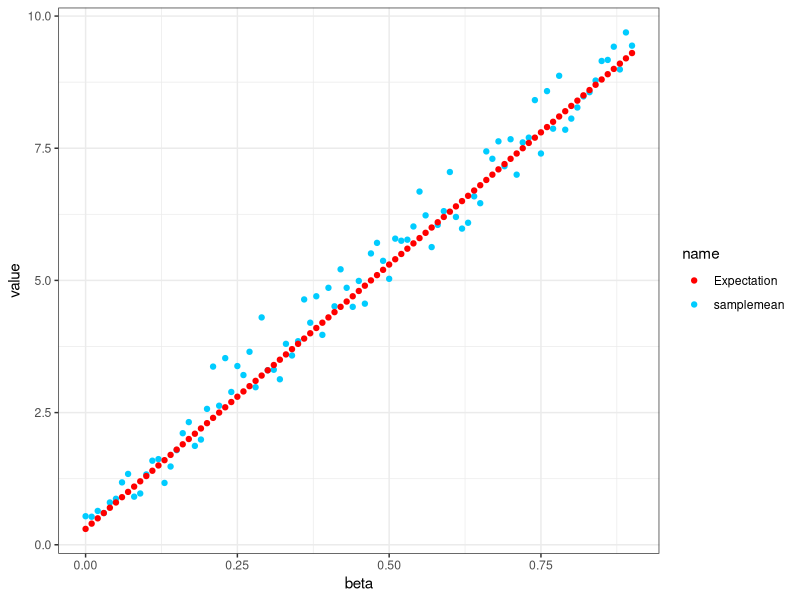
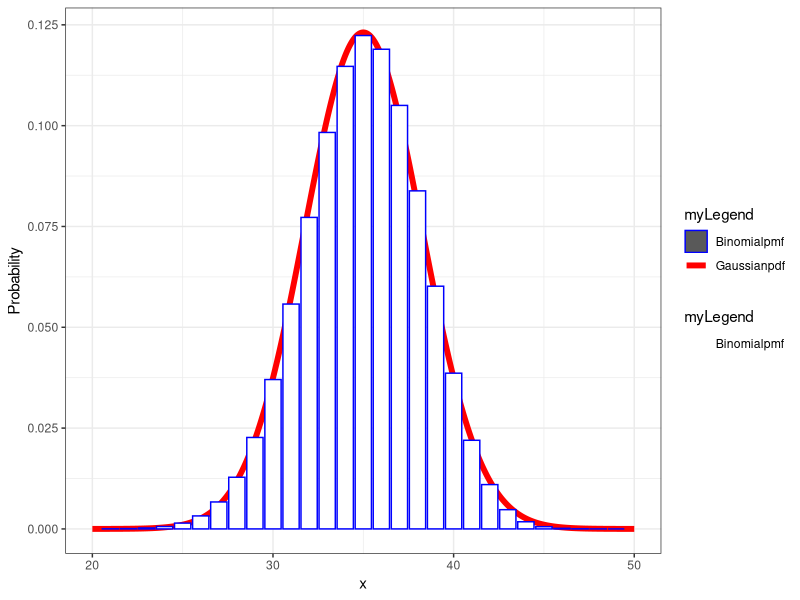
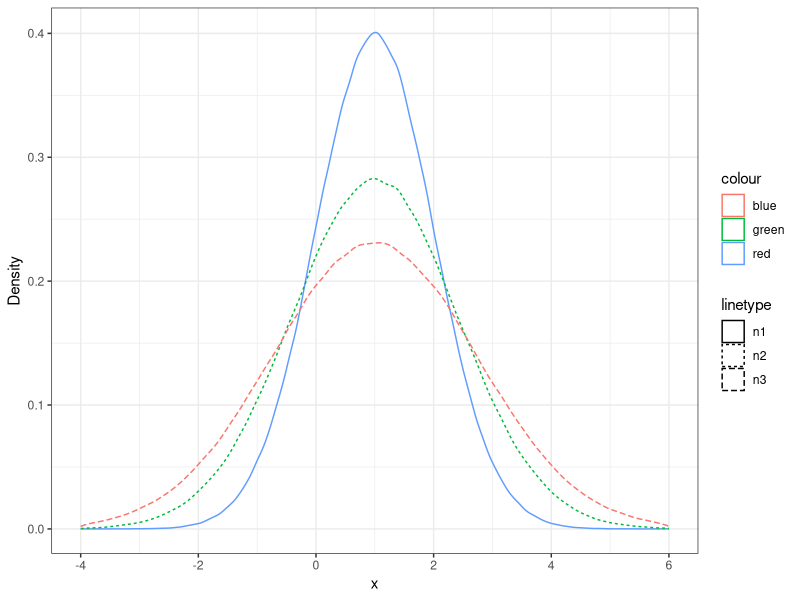
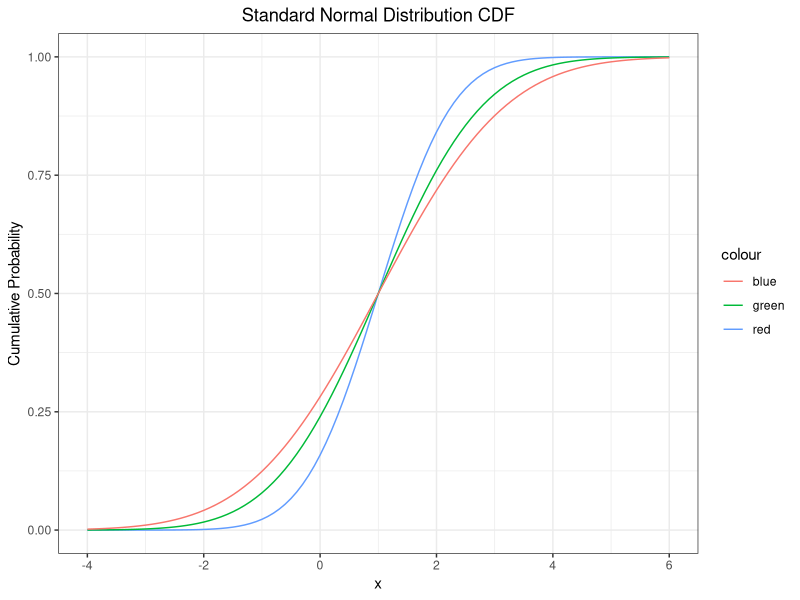
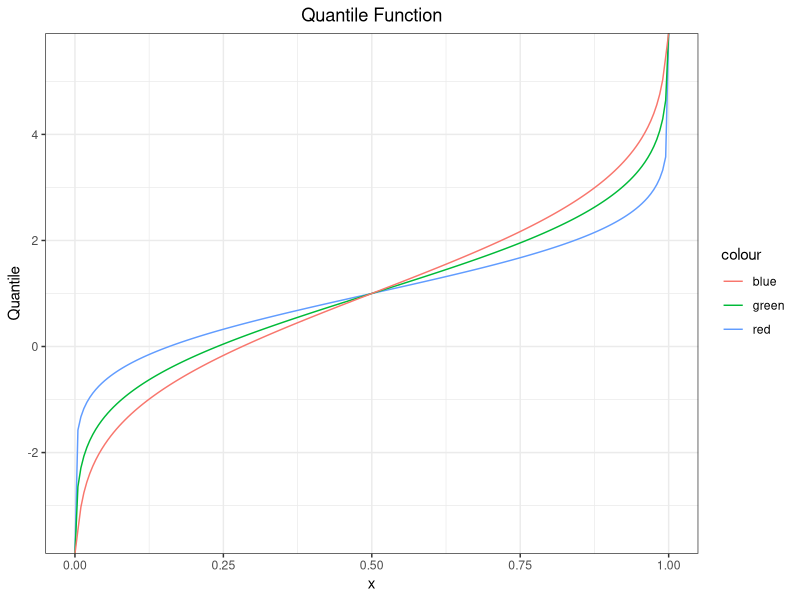
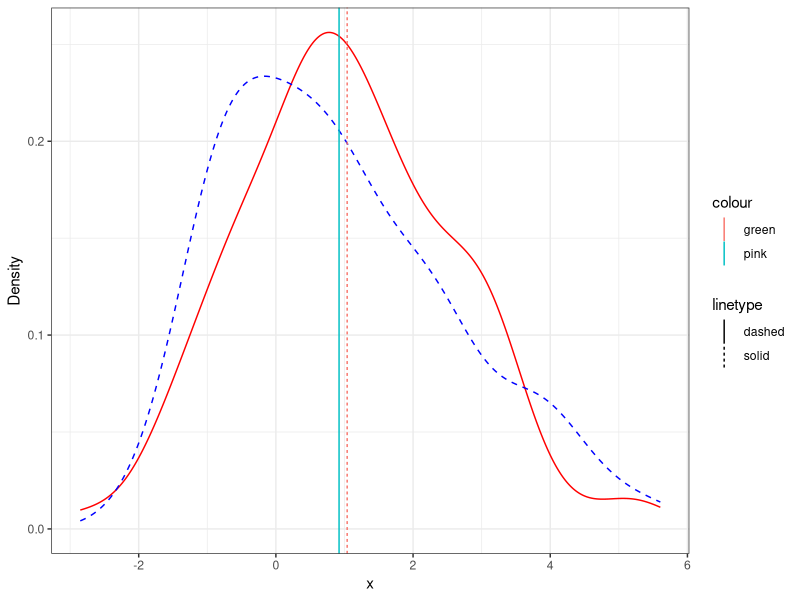
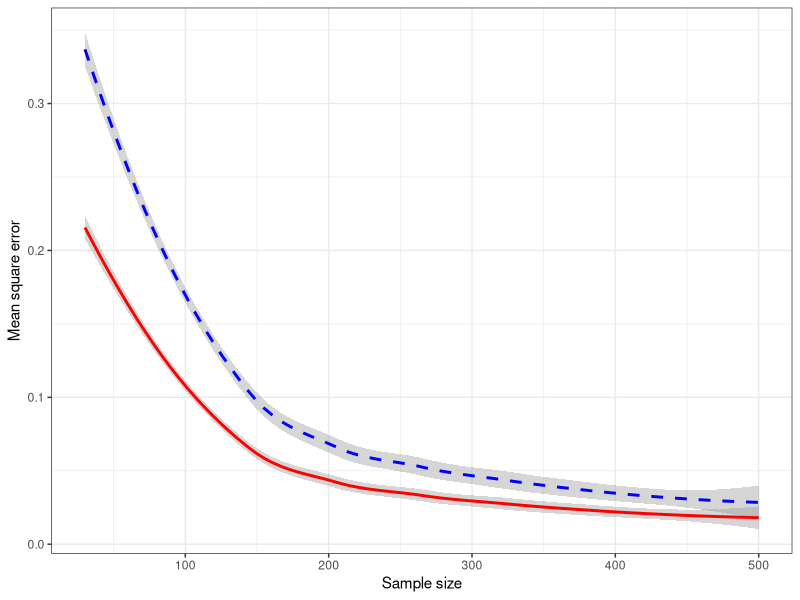

Here is the R script that generated these plots, in order:
## ---- chunk 1
library(tidyverse)
## ---- chunk 2
set.seed(0) 
n<-1000 
sample_X<-data.frame(U=runif(n))%>% 
  mutate(X=case_when( 
    (0<=U)&(U<0.25)~3, 
    (0.25<=U)&(U<0.5)~10, 
    (0.5<=U)&(U<=1)~0)) %>% 
  pull(X)
table_sample_X <- table(sample_X) / 1000
table_sample_X
## ---- chunk 3
sample_X_0310 <- function(alpha, beta, n) {
  sample_X<-data.frame(U=runif(n))%>% 
    mutate(X=case_when( 
      (0<=U)&(U<alpha)~3, 
      (alpha<=U)&(U<(alpha + beta))~10, 
      ((alpha + beta)<=U)&(U<=1)~0)) %>% 
    pull(X)
}
sample <- sample_X_0310(0.25, 0.25, 1000)
table_sample <- table(sample) / 1000
table_sample
## ---- chunk 4
sample <- sample_X_0310(0.5, 0.1, 10000)
mean_sample <- mean(sample)
mean_sample
## ---- chunk 5
sample_v <- sample_X_0310(0.5, 0.1, 10000)
var_sample <- var(sample_v)
var_sample
## ---- chunk 6
df <- data.frame(beta=seq(0, 0.9, 0.01))
df <- df %>%
  mutate(sample_X=map(.x=beta, ~sample_X_0310(0.1,.x,100))) %>%
  mutate(samplemean=map_dbl(.x=sample_X, .f=mean)) %>%
  mutate(Expectation=map_dbl(.x=beta, ~(.x*10 + 0.3)))
## ---- chunk 7
df %>% ggplot() + labs(x="beta", y="value") + theme_bw() +
  geom_point(aes(x=beta, y=samplemean,color="samplemean")) +
  geom_point(aes(x=beta, y=Expectation,color="Expectation")) +
  scale_color_manual(name="name",values = c("Expectation"="red","samplemean"="#00CCFF"))
## ---- chunk 8
my_cdf_exp <- function(x, lambda) {
  f <- function(x) lambda*exp(-lambda*x)
  if (x > 0) {
    result <- integrate(f, lower = 0, upper = x)$value
  } else {
    result <- 0
  }
  
  return(result)
}
lambda<-1/2
map_dbl(.x=seq(-1,4),.f=~my_cdf_exp(x=.x,lambda=lambda))
## ---- chunk 9
test_inputs<-seq(-1,10,0.1)  
my_cdf_output<-map_dbl(.x=test_inputs, .f=~my_cdf_exp(x=.x,lambda=lambda))
inbuilt_cdf_output<-map_dbl(.x=test_inputs,.f=~pexp(q=.x,rate=lambda))
all.equal(my_cdf_output,inbuilt_cdf_output)
## ---- chunk 10
my_quantile_exp <- function(p, lambda) {
  f <- -log(1 - p) / lambda
  return(f)
}
my_quantile_exp(0.01, 0.5)
qexp(0.01, 0.5)
## ---- chunk 11
test_inputs<-seq(0.01,0.99,0.01)
my_output<-map_dbl(.x=test_inputs, .f=~my_quantile_exp(p=.x,lambda=lambda))
qexp_output<-map_dbl(.x=test_inputs,.f=~qexp(.x,rate=0.5))
all.equal(my_output,qexp_output)
## ---- chunk 12
binom_df <- data.frame(x=seq(0, 50, 1))
binom_df <- binom_df %>% 
  mutate(pmf=dbinom(x,size=50,prob=0.7))
head(binom_df, 3)
## ---- chunk 13
gaussian_df <- data.frame(x=seq(0, 50, 0.01))
gaussian_df <- gaussian_df %>%
  mutate(pdf=dnorm(x,mean=50*0.7,sd=sqrt(50*0.7*(1-0.7))))
head(gaussian_df, 3)
## ---- chunk 14
colors<-c("Gaussianpdf"="red","Binomialpmf"="blue")
fill<-c("Gaussianpdf"="white","Binomialpmf"="white")

ggplot()+labs(x="x",y="Probability")+theme_bw()+
  geom_line(data=gaussian_df,aes(x,y=pdf,color="Gaussianpdf"),size=2)+
  geom_col(data=binom_df,aes(x=x,y=pmf,color="Binomialpmf",fill="Binomialpmf"))+
  scale_color_manual(name="myLegend",values=colors)+
  scale_fill_manual(name="myLegend",values=fill)+
  xlim(c(20,50))
## ---- chunk 15
n1<-rnorm(1000000,1,sqrt(1))
n2<-rnorm(1000000,1,sqrt(2))
n3<-rnorm(1000000,1,sqrt(3))
plot_obj <- ggplot() + labs(x="x", y="Density") + theme_bw() +
  geom_density(aes(x=n1,color="red",linetype="n1")) + 
  geom_density(aes(x=n2,color="green",linetype="n2")) +
  geom_density(aes(x=n3,color="blue",linetype="n3"))+
  xlim(c(-4,6))
plot_obj
## ---- chunk 16
x_p <- seq(-4,6,0.1)
df <- data.frame(x = x_p, cdf_values1 = pnorm(x_p, 1,sqrt(1)), cdf_values2 = pnorm(x_p, 1,sqrt(2)), cdf_values3 = pnorm(x_p, 1,sqrt(3)))
df %>% 
  ggplot() + theme_bw() +
  labs(x = "x", y = "Cumulative Probability", title = "Standard Normal Distribution CDF") +
  theme(plot.title = element_text(hjust = 0.5)) + 
  geom_line(aes(x=x,y=cdf_values1,color="red")) + 
  geom_line(aes(x=x,y=cdf_values2,color="green")) + 
  geom_line(aes(x=x,y=cdf_values3,color="blue")) 
  
## ---- chunk 17
x_q <- seq(0,1,0.005)
df <- data.frame(x = x_q, q_values1 = qnorm(x_q, 1,sqrt(1)), q_values2 = qnorm(x_q, 1,sqrt(2)), q_values3 = qnorm(x_q, 1,sqrt(3)))
df %>% 
  ggplot() + theme_bw() +
  labs(x = "x", y = "Quantile", title = "Quantile Function") +
  theme(plot.title = element_text(hjust = 0.5)) +
  geom_line(aes(x=x,y=q_values1,color="red")) + 
  geom_line(aes(x=x,y=q_values2,color="green")) + 
  geom_line(aes(x=x,y=q_values3,color="blue")) 
## ---- chunk 18
set.seed(0)
standardGaussianSample <- rnorm(100, mean = 0, sd = 1)
## ---- chunk 19
mean1Var3GaussianSampleA <- standardGaussianSample * sqrt(3) + 1
## ---- chunk 20

## ---- chunk 21
mean1Var3GaussianSampleB <- rnorm(100, mean = 1, sd = sqrt(3))
ggplot() + theme_bw() +
  labs(x = "x", y = "Density") +
  geom_density(aes(x=mean1Var3GaussianSampleA),color="red",linetype="solid") + 
  geom_density(aes(x=mean1Var3GaussianSampleB),color="blue",linetype="dashed") +
  geom_vline(aes(xintercept=mean(mean1Var3GaussianSampleA),color="green",linetype="solid")) + 
  geom_vline(aes(xintercept=mean(mean1Var3GaussianSampleB),color="pink",linetype="dashed"))
## ---- chunk 22
set.seed(0) 
num_trials_per_sample_size<-1000 
min_sample_size<-30 
max_sample_size<-500 
sample_size_inc<-5 
mu_0<-1 
sigma_0<-3 

simulation_df <- crossing(
  trial = seq(num_trials_per_sample_size),
  sample_size = seq(min_sample_size, max_sample_size, sample_size_inc)
) %>%
  mutate(
    simulation = pmap(
      .l = list(trial, sample_size),
      .f = ~rnorm(.y, mean = mu_0, sd = sigma_0)
    )
  ) %>%
  mutate(sample_md = map_dbl(.x = simulation, .f = median)) %>%
  group_by(sample_size) %>%
  summarise(msq_error_md = mean((sample_md - mu_0)^2))
## ---- chunk 23
set.seed(0) 
num_trials_per_sample_size<-1000 
min_sample_size<-30 
max_sample_size<-500 
sample_size_inc<-5 
mu_0<-1 
sigma_0<-3 

simulation_df <- crossing(
  trial = seq(num_trials_per_sample_size),
  sample_size = seq(min_sample_size, max_sample_size, sample_size_inc)
) %>%
  mutate(
    simulation = pmap(
      .l = list(trial, sample_size),
      .f = ~rnorm(.y, mean = mu_0, sd = sigma_0)
    ),
    sample_md = map_dbl(.x = simulation, .f = median),
    sample_mn = map_dbl(.x = simulation, .f = mean)
  ) %>%
  group_by(sample_size) %>%
  summarise(
    msq_error_md = mean((sample_md - mu_0)^2),
    msq_error_mn = mean((sample_mn - mu_0)^2)
  )

simulation_df %>% 
  ggplot(aes(x=sample_size)) + theme_bw() +
  labs(x = "Sample size", y = "Mean square error") + 
  geom_smooth(aes(y=msq_error_md),color="blue",linetype="dashed") +
  geom_smooth(aes(y=msq_error_mn),color="red",linetype="solid") 
